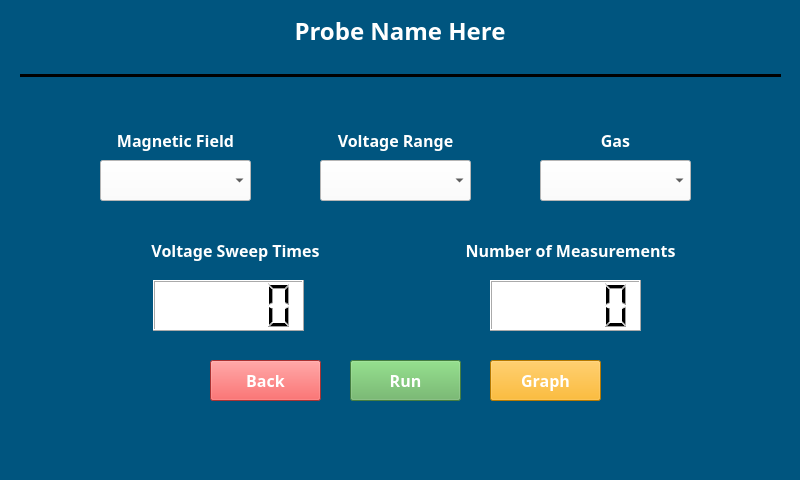
<?xml version="1.0" encoding="UTF-8"?>
<ui version="4.0">
 <class>Config_Window</class>
 <widget class="QMainWindow" name="Config_Window">
  <property name="geometry">
   <rect>
    <x>0</x>
    <y>0</y>
    <width>800</width>
    <height>480</height>
   </rect>
  </property>
  <property name="sizePolicy">
   <sizepolicy hsizetype="Preferred" vsizetype="Preferred">
    <horstretch>0</horstretch>
    <verstretch>0</verstretch>
   </sizepolicy>
  </property>
  <property name="minimumSize">
   <size>
    <width>800</width>
    <height>480</height>
   </size>
  </property>
  <property name="maximumSize">
   <size>
    <width>800</width>
    <height>480</height>
   </size>
  </property>
  <property name="windowTitle">
   <string>MainWindow</string>
  </property>
  <property name="styleSheet">
   <string notr="true">background-color: rgb(0, 85, 127);</string>
  </property>
  <widget class="QWidget" name="centralwidget">
   <widget class="QLabel" name="ProbeName_label">
    <property name="geometry">
     <rect>
      <x>0</x>
      <y>0</y>
      <width>800</width>
      <height>61</height>
     </rect>
    </property>
    <property name="minimumSize">
     <size>
      <width>800</width>
      <height>0</height>
     </size>
    </property>
    <property name="maximumSize">
     <size>
      <width>800</width>
      <height>16777215</height>
     </size>
    </property>
    <property name="font">
     <font>
      <family>Rockwell Extra Bold</family>
      <pointsize>18</pointsize>
      <weight>75</weight>
      <bold>true</bold>
     </font>
    </property>
    <property name="styleSheet">
     <string notr="true">color: rgb(255, 255, 255)</string>
    </property>
    <property name="text">
     <string>Probe Name Here</string>
    </property>
    <property name="alignment">
     <set>Qt::AlignCenter</set>
    </property>
   </widget>
   <widget class="QComboBox" name="Gas_comboBox">
    <property name="geometry">
     <rect>
      <x>540</x>
      <y>160</y>
      <width>151</width>
      <height>41</height>
     </rect>
    </property>
    <property name="focusPolicy">
     <enum>Qt::NoFocus</enum>
    </property>
    <property name="accessibleDescription">
     <string/>
    </property>
    <property name="autoFillBackground">
     <bool>false</bool>
    </property>
    <property name="styleSheet">
     <string notr="true">background-color: rgb(255, 255, 255);
</string>
    </property>
   </widget>
   <widget class="QComboBox" name="MagneticField_comboBox">
    <property name="geometry">
     <rect>
      <x>100</x>
      <y>160</y>
      <width>151</width>
      <height>41</height>
     </rect>
    </property>
    <property name="focusPolicy">
     <enum>Qt::NoFocus</enum>
    </property>
    <property name="styleSheet">
     <string notr="true">
background-color: rgb(255, 255, 255);</string>
    </property>
   </widget>
   <widget class="QComboBox" name="VoltageRange_comboBox">
    <property name="geometry">
     <rect>
      <x>320</x>
      <y>160</y>
      <width>151</width>
      <height>41</height>
     </rect>
    </property>
    <property name="focusPolicy">
     <enum>Qt::NoFocus</enum>
    </property>
    <property name="styleSheet">
     <string notr="true">background-color: rgb(255, 255, 255);</string>
    </property>
   </widget>
   <widget class="Line" name="line">
    <property name="geometry">
     <rect>
      <x>20</x>
      <y>60</y>
      <width>761</width>
      <height>31</height>
     </rect>
    </property>
    <property name="palette">
     <palette>
      <active>
       <colorrole role="WindowText">
        <brush brushstyle="SolidPattern">
         <color alpha="255">
          <red>255</red>
          <green>255</green>
          <blue>255</blue>
         </color>
        </brush>
       </colorrole>
       <colorrole role="Button">
        <brush brushstyle="SolidPattern">
         <color alpha="255">
          <red>0</red>
          <green>85</green>
          <blue>127</blue>
         </color>
        </brush>
       </colorrole>
       <colorrole role="Light">
        <brush brushstyle="SolidPattern">
         <color alpha="255">
          <red>255</red>
          <green>255</green>
          <blue>255</blue>
         </color>
        </brush>
       </colorrole>
       <colorrole role="Midlight">
        <brush brushstyle="SolidPattern">
         <color alpha="255">
          <red>227</red>
          <green>227</green>
          <blue>227</blue>
         </color>
        </brush>
       </colorrole>
       <colorrole role="Dark">
        <brush brushstyle="SolidPattern">
         <color alpha="255">
          <red>160</red>
          <green>160</green>
          <blue>160</blue>
         </color>
        </brush>
       </colorrole>
       <colorrole role="Mid">
        <brush brushstyle="SolidPattern">
         <color alpha="255">
          <red>160</red>
          <green>160</green>
          <blue>160</blue>
         </color>
        </brush>
       </colorrole>
       <colorrole role="Text">
        <brush brushstyle="SolidPattern">
         <color alpha="255">
          <red>0</red>
          <green>0</green>
          <blue>0</blue>
         </color>
        </brush>
       </colorrole>
       <colorrole role="BrightText">
        <brush brushstyle="SolidPattern">
         <color alpha="255">
          <red>255</red>
          <green>255</green>
          <blue>255</blue>
         </color>
        </brush>
       </colorrole>
       <colorrole role="ButtonText">
        <brush brushstyle="SolidPattern">
         <color alpha="255">
          <red>0</red>
          <green>0</green>
          <blue>0</blue>
         </color>
        </brush>
       </colorrole>
       <colorrole role="Base">
        <brush brushstyle="SolidPattern">
         <color alpha="255">
          <red>0</red>
          <green>85</green>
          <blue>127</blue>
         </color>
        </brush>
       </colorrole>
       <colorrole role="Window">
        <brush brushstyle="SolidPattern">
         <color alpha="255">
          <red>0</red>
          <green>85</green>
          <blue>127</blue>
         </color>
        </brush>
       </colorrole>
       <colorrole role="Shadow">
        <brush brushstyle="SolidPattern">
         <color alpha="255">
          <red>105</red>
          <green>105</green>
          <blue>105</blue>
         </color>
        </brush>
       </colorrole>
       <colorrole role="Highlight">
        <brush brushstyle="SolidPattern">
         <color alpha="255">
          <red>0</red>
          <green>120</green>
          <blue>215</blue>
         </color>
        </brush>
       </colorrole>
       <colorrole role="HighlightedText">
        <brush brushstyle="SolidPattern">
         <color alpha="255">
          <red>255</red>
          <green>255</green>
          <blue>255</blue>
         </color>
        </brush>
       </colorrole>
       <colorrole role="Link">
        <brush brushstyle="SolidPattern">
         <color alpha="255">
          <red>0</red>
          <green>0</green>
          <blue>255</blue>
         </color>
        </brush>
       </colorrole>
       <colorrole role="LinkVisited">
        <brush brushstyle="SolidPattern">
         <color alpha="255">
          <red>255</red>
          <green>0</green>
          <blue>255</blue>
         </color>
        </brush>
       </colorrole>
       <colorrole role="AlternateBase">
        <brush brushstyle="SolidPattern">
         <color alpha="255">
          <red>245</red>
          <green>245</green>
          <blue>245</blue>
         </color>
        </brush>
       </colorrole>
       <colorrole role="NoRole">
        <brush brushstyle="SolidPattern">
         <color alpha="255">
          <red>0</red>
          <green>0</green>
          <blue>0</blue>
         </color>
        </brush>
       </colorrole>
       <colorrole role="ToolTipBase">
        <brush brushstyle="SolidPattern">
         <color alpha="255">
          <red>255</red>
          <green>255</green>
          <blue>220</blue>
         </color>
        </brush>
       </colorrole>
       <colorrole role="ToolTipText">
        <brush brushstyle="SolidPattern">
         <color alpha="255">
          <red>0</red>
          <green>0</green>
          <blue>0</blue>
         </color>
        </brush>
       </colorrole>
       <colorrole role="PlaceholderText">
        <brush brushstyle="SolidPattern">
         <color alpha="255">
          <red>0</red>
          <green>0</green>
          <blue>0</blue>
         </color>
        </brush>
       </colorrole>
      </active>
      <inactive>
       <colorrole role="WindowText">
        <brush brushstyle="SolidPattern">
         <color alpha="255">
          <red>0</red>
          <green>0</green>
          <blue>0</blue>
         </color>
        </brush>
       </colorrole>
       <colorrole role="Button">
        <brush brushstyle="SolidPattern">
         <color alpha="255">
          <red>0</red>
          <green>85</green>
          <blue>127</blue>
         </color>
        </brush>
       </colorrole>
       <colorrole role="Light">
        <brush brushstyle="SolidPattern">
         <color alpha="255">
          <red>255</red>
          <green>255</green>
          <blue>255</blue>
         </color>
        </brush>
       </colorrole>
       <colorrole role="Midlight">
        <brush brushstyle="SolidPattern">
         <color alpha="255">
          <red>227</red>
          <green>227</green>
          <blue>227</blue>
         </color>
        </brush>
       </colorrole>
       <colorrole role="Dark">
        <brush brushstyle="SolidPattern">
         <color alpha="255">
          <red>160</red>
          <green>160</green>
          <blue>160</blue>
         </color>
        </brush>
       </colorrole>
       <colorrole role="Mid">
        <brush brushstyle="SolidPattern">
         <color alpha="255">
          <red>160</red>
          <green>160</green>
          <blue>160</blue>
         </color>
        </brush>
       </colorrole>
       <colorrole role="Text">
        <brush brushstyle="SolidPattern">
         <color alpha="255">
          <red>0</red>
          <green>0</green>
          <blue>0</blue>
         </color>
        </brush>
       </colorrole>
       <colorrole role="BrightText">
        <brush brushstyle="SolidPattern">
         <color alpha="255">
          <red>255</red>
          <green>255</green>
          <blue>255</blue>
         </color>
        </brush>
       </colorrole>
       <colorrole role="ButtonText">
        <brush brushstyle="SolidPattern">
         <color alpha="255">
          <red>0</red>
          <green>0</green>
          <blue>0</blue>
         </color>
        </brush>
       </colorrole>
       <colorrole role="Base">
        <brush brushstyle="SolidPattern">
         <color alpha="255">
          <red>0</red>
          <green>85</green>
          <blue>127</blue>
         </color>
        </brush>
       </colorrole>
       <colorrole role="Window">
        <brush brushstyle="SolidPattern">
         <color alpha="255">
          <red>0</red>
          <green>85</green>
          <blue>127</blue>
         </color>
        </brush>
       </colorrole>
       <colorrole role="Shadow">
        <brush brushstyle="SolidPattern">
         <color alpha="255">
          <red>105</red>
          <green>105</green>
          <blue>105</blue>
         </color>
        </brush>
       </colorrole>
       <colorrole role="Highlight">
        <brush brushstyle="SolidPattern">
         <color alpha="255">
          <red>240</red>
          <green>240</green>
          <blue>240</blue>
         </color>
        </brush>
       </colorrole>
       <colorrole role="HighlightedText">
        <brush brushstyle="SolidPattern">
         <color alpha="255">
          <red>0</red>
          <green>0</green>
          <blue>0</blue>
         </color>
        </brush>
       </colorrole>
       <colorrole role="Link">
        <brush brushstyle="SolidPattern">
         <color alpha="255">
          <red>0</red>
          <green>0</green>
          <blue>255</blue>
         </color>
        </brush>
       </colorrole>
       <colorrole role="LinkVisited">
        <brush brushstyle="SolidPattern">
         <color alpha="255">
          <red>255</red>
          <green>0</green>
          <blue>255</blue>
         </color>
        </brush>
       </colorrole>
       <colorrole role="AlternateBase">
        <brush brushstyle="SolidPattern">
         <color alpha="255">
          <red>245</red>
          <green>245</green>
          <blue>245</blue>
         </color>
        </brush>
       </colorrole>
       <colorrole role="NoRole">
        <brush brushstyle="NoBrush">
         <color alpha="255">
          <red>0</red>
          <green>0</green>
          <blue>0</blue>
         </color>
        </brush>
       </colorrole>
       <colorrole role="ToolTipBase">
        <brush brushstyle="SolidPattern">
         <color alpha="255">
          <red>255</red>
          <green>255</green>
          <blue>220</blue>
         </color>
        </brush>
       </colorrole>
       <colorrole role="ToolTipText">
        <brush brushstyle="SolidPattern">
         <color alpha="255">
          <red>0</red>
          <green>0</green>
          <blue>0</blue>
         </color>
        </brush>
       </colorrole>
       <colorrole role="PlaceholderText">
        <brush brushstyle="NoBrush">
         <color alpha="128">
          <red>0</red>
          <green>0</green>
          <blue>0</blue>
         </color>
        </brush>
       </colorrole>
      </inactive>
      <disabled>
       <colorrole role="WindowText">
        <brush brushstyle="SolidPattern">
         <color alpha="255">
          <red>120</red>
          <green>120</green>
          <blue>120</blue>
         </color>
        </brush>
       </colorrole>
       <colorrole role="Button">
        <brush brushstyle="SolidPattern">
         <color alpha="255">
          <red>0</red>
          <green>85</green>
          <blue>127</blue>
         </color>
        </brush>
       </colorrole>
       <colorrole role="Light">
        <brush brushstyle="SolidPattern">
         <color alpha="255">
          <red>255</red>
          <green>255</green>
          <blue>255</blue>
         </color>
        </brush>
       </colorrole>
       <colorrole role="Midlight">
        <brush brushstyle="SolidPattern">
         <color alpha="255">
          <red>247</red>
          <green>247</green>
          <blue>247</blue>
         </color>
        </brush>
       </colorrole>
       <colorrole role="Dark">
        <brush brushstyle="SolidPattern">
         <color alpha="255">
          <red>160</red>
          <green>160</green>
          <blue>160</blue>
         </color>
        </brush>
       </colorrole>
       <colorrole role="Mid">
        <brush brushstyle="SolidPattern">
         <color alpha="255">
          <red>160</red>
          <green>160</green>
          <blue>160</blue>
         </color>
        </brush>
       </colorrole>
       <colorrole role="Text">
        <brush brushstyle="SolidPattern">
         <color alpha="255">
          <red>120</red>
          <green>120</green>
          <blue>120</blue>
         </color>
        </brush>
       </colorrole>
       <colorrole role="BrightText">
        <brush brushstyle="SolidPattern">
         <color alpha="255">
          <red>255</red>
          <green>255</green>
          <blue>255</blue>
         </color>
        </brush>
       </colorrole>
       <colorrole role="ButtonText">
        <brush brushstyle="SolidPattern">
         <color alpha="255">
          <red>120</red>
          <green>120</green>
          <blue>120</blue>
         </color>
        </brush>
       </colorrole>
       <colorrole role="Base">
        <brush brushstyle="SolidPattern">
         <color alpha="255">
          <red>0</red>
          <green>85</green>
          <blue>127</blue>
         </color>
        </brush>
       </colorrole>
       <colorrole role="Window">
        <brush brushstyle="SolidPattern">
         <color alpha="255">
          <red>0</red>
          <green>85</green>
          <blue>127</blue>
         </color>
        </brush>
       </colorrole>
       <colorrole role="Shadow">
        <brush brushstyle="SolidPattern">
         <color alpha="255">
          <red>0</red>
          <green>0</green>
          <blue>0</blue>
         </color>
        </brush>
       </colorrole>
       <colorrole role="Highlight">
        <brush brushstyle="SolidPattern">
         <color alpha="255">
          <red>0</red>
          <green>120</green>
          <blue>215</blue>
         </color>
        </brush>
       </colorrole>
       <colorrole role="HighlightedText">
        <brush brushstyle="SolidPattern">
         <color alpha="255">
          <red>255</red>
          <green>255</green>
          <blue>255</blue>
         </color>
        </brush>
       </colorrole>
       <colorrole role="Link">
        <brush brushstyle="SolidPattern">
         <color alpha="255">
          <red>0</red>
          <green>0</green>
          <blue>255</blue>
         </color>
        </brush>
       </colorrole>
       <colorrole role="LinkVisited">
        <brush brushstyle="SolidPattern">
         <color alpha="255">
          <red>255</red>
          <green>0</green>
          <blue>255</blue>
         </color>
        </brush>
       </colorrole>
       <colorrole role="AlternateBase">
        <brush brushstyle="SolidPattern">
         <color alpha="255">
          <red>245</red>
          <green>245</green>
          <blue>245</blue>
         </color>
        </brush>
       </colorrole>
       <colorrole role="NoRole">
        <brush brushstyle="NoBrush">
         <color alpha="255">
          <red>0</red>
          <green>0</green>
          <blue>0</blue>
         </color>
        </brush>
       </colorrole>
       <colorrole role="ToolTipBase">
        <brush brushstyle="SolidPattern">
         <color alpha="255">
          <red>255</red>
          <green>255</green>
          <blue>220</blue>
         </color>
        </brush>
       </colorrole>
       <colorrole role="ToolTipText">
        <brush brushstyle="SolidPattern">
         <color alpha="255">
          <red>0</red>
          <green>0</green>
          <blue>0</blue>
         </color>
        </brush>
       </colorrole>
       <colorrole role="PlaceholderText">
        <brush brushstyle="NoBrush">
         <color alpha="128">
          <red>0</red>
          <green>0</green>
          <blue>0</blue>
         </color>
        </brush>
       </colorrole>
      </disabled>
     </palette>
    </property>
    <property name="frameShadow">
     <enum>QFrame::Plain</enum>
    </property>
    <property name="lineWidth">
     <number>3</number>
    </property>
    <property name="orientation">
     <enum>Qt::Horizontal</enum>
    </property>
   </widget>
   <widget class="QLabel" name="MagField_Label">
    <property name="geometry">
     <rect>
      <x>70</x>
      <y>130</y>
      <width>211</width>
      <height>21</height>
     </rect>
    </property>
    <property name="font">
     <font>
      <family>Rockwell</family>
      <pointsize>12</pointsize>
      <weight>75</weight>
      <bold>true</bold>
     </font>
    </property>
    <property name="styleSheet">
     <string notr="true">color: rgb(255, 255, 255);</string>
    </property>
    <property name="text">
     <string>Magnetic Field</string>
    </property>
    <property name="alignment">
     <set>Qt::AlignCenter</set>
    </property>
   </widget>
   <widget class="QLabel" name="VoltRange_Label">
    <property name="geometry">
     <rect>
      <x>290</x>
      <y>130</y>
      <width>211</width>
      <height>21</height>
     </rect>
    </property>
    <property name="font">
     <font>
      <family>Rockwell</family>
      <pointsize>12</pointsize>
      <weight>75</weight>
      <bold>true</bold>
     </font>
    </property>
    <property name="styleSheet">
     <string notr="true">color: rgb(255, 255, 255);</string>
    </property>
    <property name="text">
     <string>Voltage Range</string>
    </property>
    <property name="alignment">
     <set>Qt::AlignCenter</set>
    </property>
   </widget>
   <widget class="QLabel" name="Gas_Label">
    <property name="geometry">
     <rect>
      <x>540</x>
      <y>130</y>
      <width>151</width>
      <height>21</height>
     </rect>
    </property>
    <property name="font">
     <font>
      <family>Rockwell</family>
      <pointsize>12</pointsize>
      <weight>75</weight>
      <bold>true</bold>
     </font>
    </property>
    <property name="styleSheet">
     <string notr="true">color: rgb(255, 255, 255);</string>
    </property>
    <property name="text">
     <string>Gas</string>
    </property>
    <property name="alignment">
     <set>Qt::AlignCenter</set>
    </property>
   </widget>
   <widget class="QLabel" name="VoltSweepTimes_Label">
    <property name="geometry">
     <rect>
      <x>100</x>
      <y>240</y>
      <width>271</width>
      <height>21</height>
     </rect>
    </property>
    <property name="font">
     <font>
      <family>Rockwell</family>
      <pointsize>12</pointsize>
      <weight>75</weight>
      <bold>true</bold>
     </font>
    </property>
    <property name="styleSheet">
     <string notr="true">color: rgb(255, 255, 255);</string>
    </property>
    <property name="text">
     <string>Voltage Sweep Times</string>
    </property>
    <property name="alignment">
     <set>Qt::AlignCenter</set>
    </property>
   </widget>
   <widget class="QLabel" name="NumMeasurements_Label">
    <property name="geometry">
     <rect>
      <x>430</x>
      <y>240</y>
      <width>281</width>
      <height>21</height>
     </rect>
    </property>
    <property name="font">
     <font>
      <family>Rockwell</family>
      <pointsize>12</pointsize>
      <weight>75</weight>
      <bold>true</bold>
     </font>
    </property>
    <property name="styleSheet">
     <string notr="true">color: rgb(255, 255, 255);</string>
    </property>
    <property name="text">
     <string>Number of Measurements</string>
    </property>
    <property name="alignment">
     <set>Qt::AlignCenter</set>
    </property>
   </widget>
   <widget class="QPushButton" name="Run_Btn">
    <property name="geometry">
     <rect>
      <x>350</x>
      <y>360</y>
      <width>111</width>
      <height>41</height>
     </rect>
    </property>
    <property name="font">
     <font>
      <family>Rockwell</family>
      <pointsize>12</pointsize>
      <weight>75</weight>
      <bold>true</bold>
     </font>
    </property>
    <property name="focusPolicy">
     <enum>Qt::NoFocus</enum>
    </property>
    <property name="styleSheet">
     <string notr="true">background-color: rgb(97, 177, 90);
color: rgb(255, 255, 255);</string>
    </property>
    <property name="text">
     <string>Run</string>
    </property>
   </widget>
   <widget class="QPushButton" name="Back_Btn">
    <property name="geometry">
     <rect>
      <x>210</x>
      <y>360</y>
      <width>111</width>
      <height>41</height>
     </rect>
    </property>
    <property name="font">
     <font>
      <family>Rockwell</family>
      <pointsize>12</pointsize>
      <weight>75</weight>
      <bold>true</bold>
     </font>
    </property>
    <property name="focusPolicy">
     <enum>Qt::NoFocus</enum>
    </property>
    <property name="styleSheet">
     <string notr="true"> background-color: rgb(236, 70, 70);
color: rgb(255, 255, 255);</string>
    </property>
    <property name="text">
     <string>Back</string>
    </property>
   </widget>
   <widget class="QPushButton" name="DownVolt_Btn">
    <property name="geometry">
     <rect>
      <x>80</x>
      <y>270</y>
      <width>71</width>
      <height>61</height>
     </rect>
    </property>
    <property name="focusPolicy">
     <enum>Qt::NoFocus</enum>
    </property>
    <property name="styleSheet">
     <string notr="true">image: url(:/arrows/186411-512.png);</string>
    </property>
    <property name="text">
     <string/>
    </property>
    <property name="flat">
     <bool>true</bool>
    </property>
   </widget>
   <widget class="QPushButton" name="DownNumberMeasurements_Btn">
    <property name="geometry">
     <rect>
      <x>420</x>
      <y>270</y>
      <width>71</width>
      <height>61</height>
     </rect>
    </property>
    <property name="focusPolicy">
     <enum>Qt::NoFocus</enum>
    </property>
    <property name="styleSheet">
     <string notr="true">image: url(:/arrows/186411-512.png);</string>
    </property>
    <property name="text">
     <string/>
    </property>
    <property name="flat">
     <bool>true</bool>
    </property>
   </widget>
   <widget class="QPushButton" name="UpVolt_Btn">
    <property name="geometry">
     <rect>
      <x>310</x>
      <y>270</y>
      <width>71</width>
      <height>61</height>
     </rect>
    </property>
    <property name="focusPolicy">
     <enum>Qt::NoFocus</enum>
    </property>
    <property name="styleSheet">
     <string notr="true">image: url(:/arrows/186407-512.png);</string>
    </property>
    <property name="text">
     <string/>
    </property>
    <property name="flat">
     <bool>true</bool>
    </property>
   </widget>
   <widget class="QPushButton" name="UpNumberMeasurements_Btn">
    <property name="geometry">
     <rect>
      <x>650</x>
      <y>270</y>
      <width>71</width>
      <height>61</height>
     </rect>
    </property>
    <property name="focusPolicy">
     <enum>Qt::NoFocus</enum>
    </property>
    <property name="styleSheet">
     <string notr="true">image: url(:/arrows/186407-512.png);</string>
    </property>
    <property name="text">
     <string/>
    </property>
    <property name="flat">
     <bool>true</bool>
    </property>
   </widget>
   <widget class="QPushButton" name="Graph_Btn">
    <property name="geometry">
     <rect>
      <x>490</x>
      <y>360</y>
      <width>111</width>
      <height>41</height>
     </rect>
    </property>
    <property name="font">
     <font>
      <family>Rockwell</family>
      <pointsize>12</pointsize>
      <weight>75</weight>
      <bold>true</bold>
     </font>
    </property>
    <property name="focusPolicy">
     <enum>Qt::NoFocus</enum>
    </property>
    <property name="styleSheet">
     <string notr="true">
background-color: rgb(255, 170, 0);
color: rgb(255, 255, 255);</string>
    </property>
    <property name="text">
     <string>Graph</string>
    </property>
   </widget>
   <widget class="QLCDNumber" name="VoltageSweepTimes_Lcd">
    <property name="geometry">
     <rect>
      <x>153</x>
      <y>280</y>
      <width>151</width>
      <height>51</height>
     </rect>
    </property>
    <property name="styleSheet">
     <string notr="true">background-color: rgb(255, 255, 255);</string>
    </property>
   </widget>
   <widget class="QLCDNumber" name="NumberMeasuremenst_Lcd">
    <property name="geometry">
     <rect>
      <x>490</x>
      <y>280</y>
      <width>151</width>
      <height>51</height>
     </rect>
    </property>
    <property name="styleSheet">
     <string notr="true">background-color: rgb(255, 255, 255);</string>
    </property>
   </widget>
  </widget>
  <widget class="QMenuBar" name="menubar">
   <property name="geometry">
    <rect>
     <x>0</x>
     <y>0</y>
     <width>800</width>
     <height>26</height>
    </rect>
   </property>
  </widget>
 </widget>
 <resources>
  <include location="../../OneDrive/Pictures/images.qrc"/>
 </resources>
 <connections/>
</ui>
